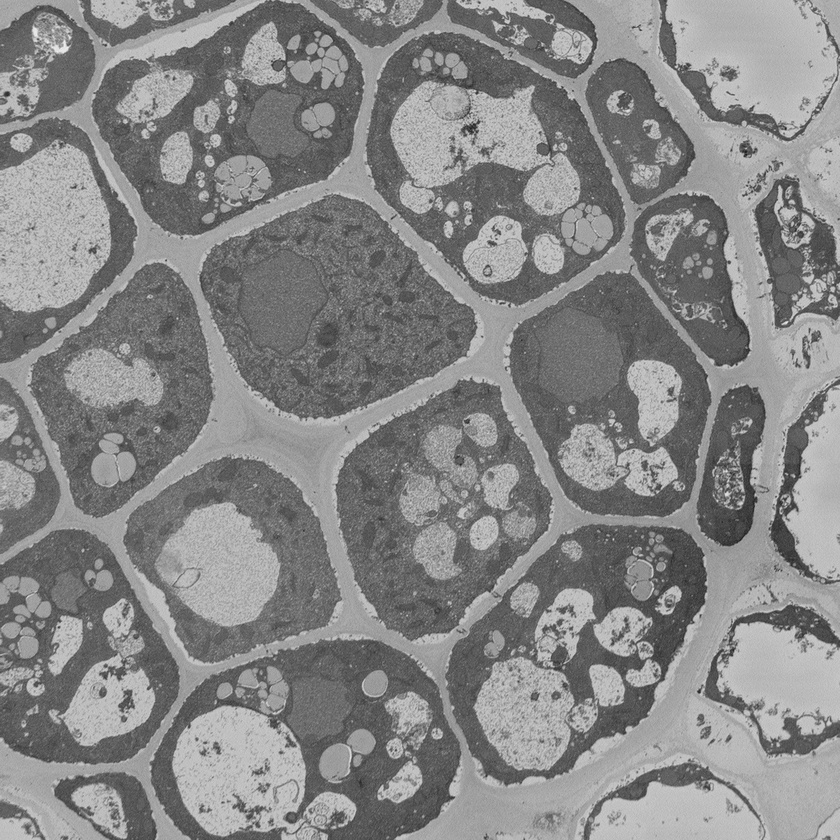
%> input picture papers/Advances Anatomy Embryology and Cell Biology/OpnameEMHR.jpg, 840 x 840 px, shrunk from 1000 x 1000 before the run
$ octave nicePoissonprent.m   (GNU Octave 9; MATLAB toolbox functions it lacks are replaced by stand-ins)
%> lines starting %> are read from the running program, lines starting %| are printed output that depends on the picture; in (x1, y1, x2, y2) boxes, pixels count from 0 and x2, y2 are one past the last pixel; in counts of white or black regions, pixels touching at a corner belong together; the program's own positions count from 1
x = double(imread('OpnameEMHR.jpg'));
%> x: size 840x840 double; min 30, max 240, mean 134.2; mean of the top-left, top-right, bottom-left and bottom-right quarters 127.8, 136, 131.9, 141.2

n = randn(size(x));
a=0.5;


for i=1:size(x,2)
    yg(:,i)=x(:,i)+sqrt((a*i).*mean(x(:,i))).*n(:,i); %128 is the average gray value
end;
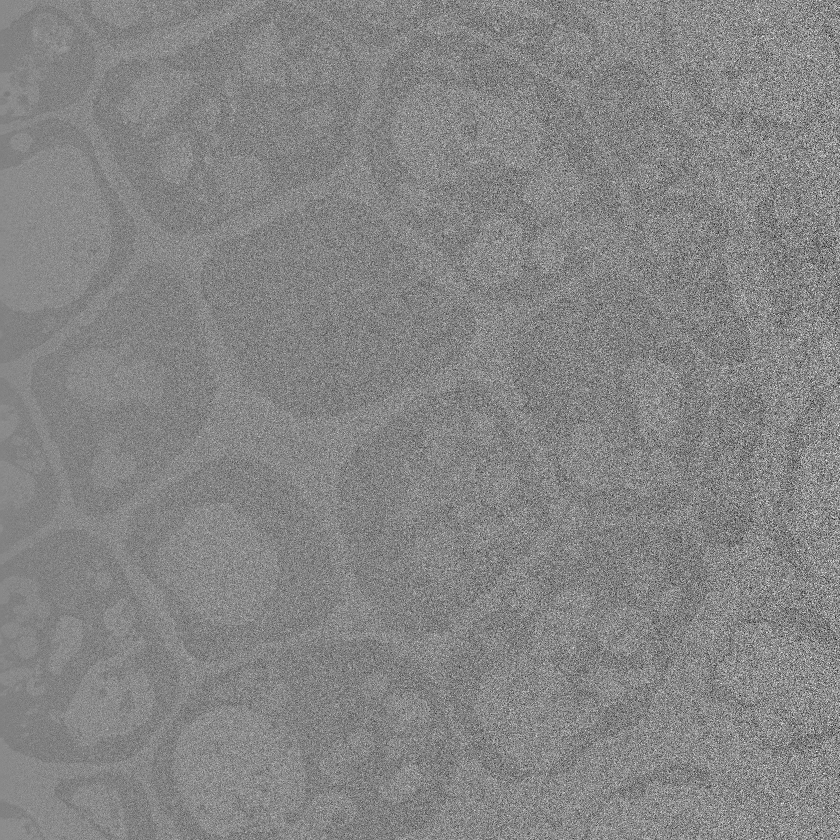
%> yg: size 840x840 double; min -1016.5, max 1178, mean 134.1; drawn with min black and max white
yg(yg<0)=0;
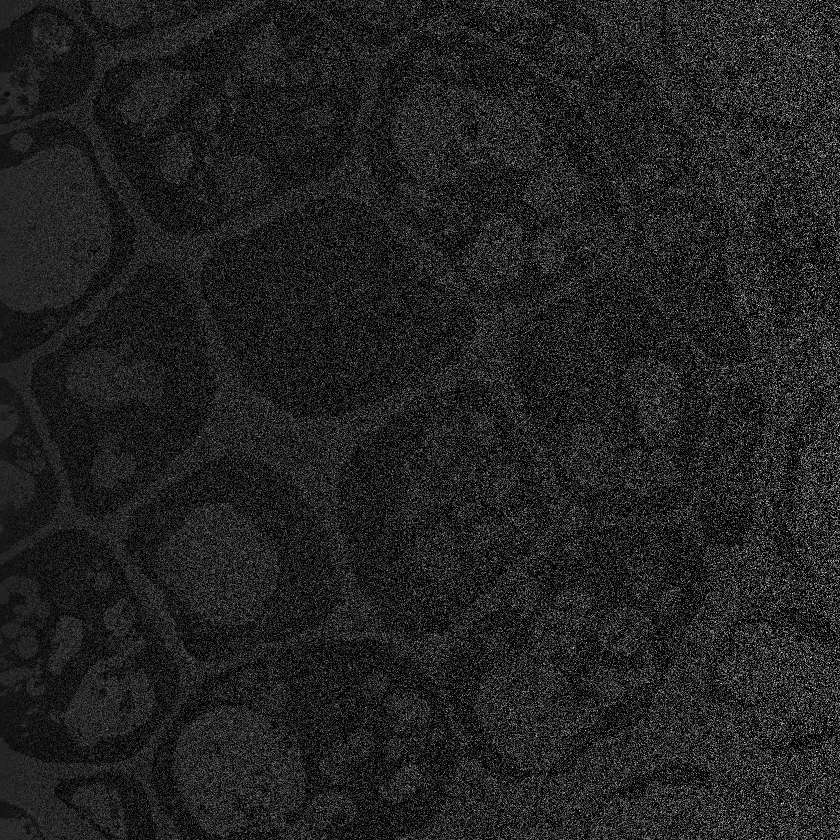
%> yg: size 840x840 double; 19.28% of pixels changed, all inside (x1, y1, x2, y2) = (15, 0, 840, 840); drawn with min black and max white
yg(yg>255)=255;
%imagesc(yg);colormap(gray);

for i=1:size(x,2)
    yp(:,i)=x(:,i)/(a*i);
end;
yp=poissrnd(yp);
for i=1:size(x,2)
    yp(:,i)=yp(:,i)*(a*i);
end;
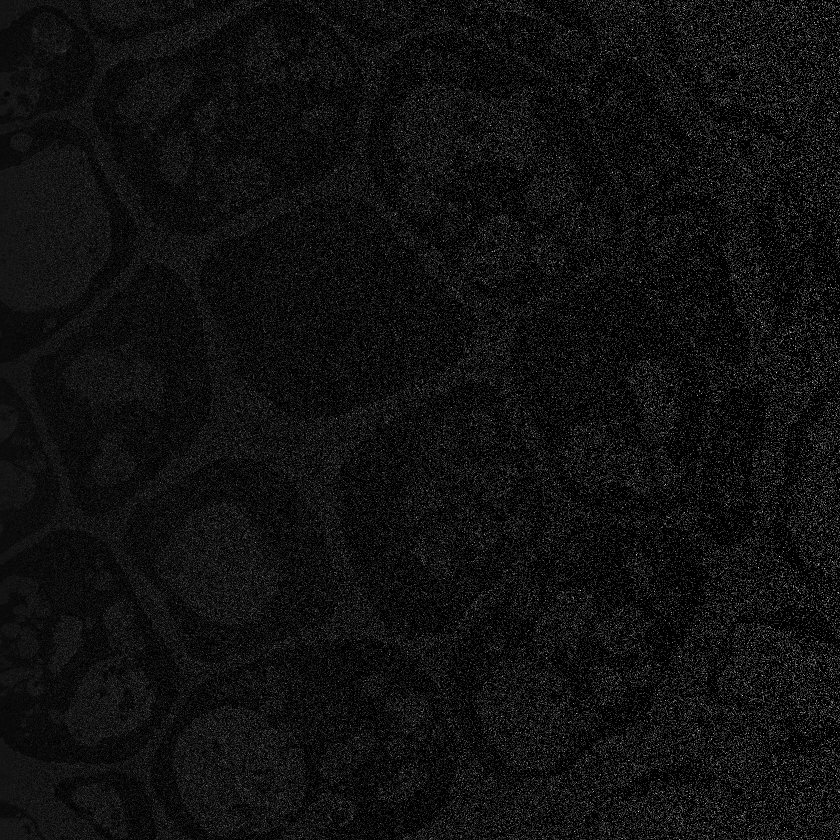
%> yp: size 840x840 double; min 0, max 2193, mean 133.9; drawn with min black and max white
yp(yp<0)=0;
yp(yp>255)=255;
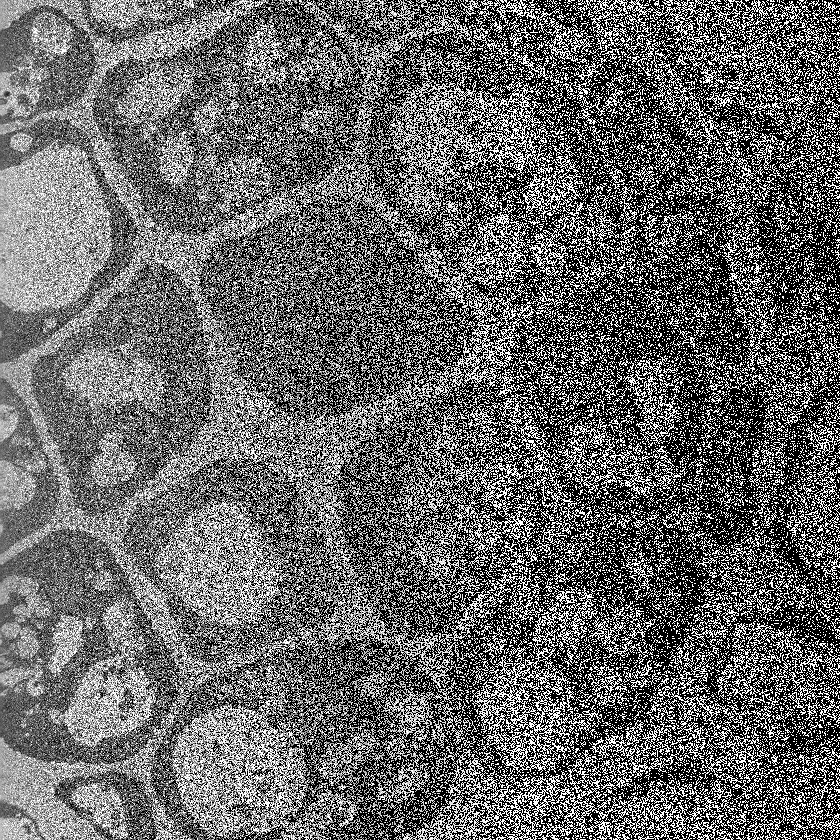
%> yp: size 840x840 double; min 0, max 255, mean 102.7
%figure;imagesc([yg(1:end/2,:);yp(end/2+1:end,:)]);colormap(gray);
output= [yg(1:end/2,:);yp(end/2+1:end,:)];
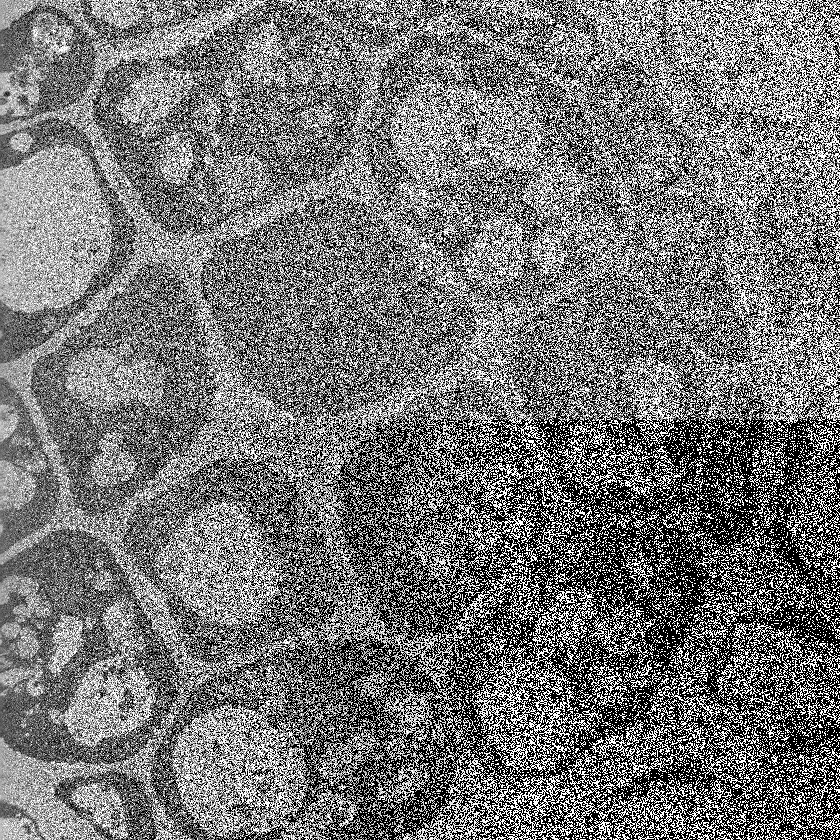
%> output: size 840x840 double; min 0, max 255, mean 117

for i=1:size(x,1)
    num_bits=9-(floor(((i-1)/2)/size(x,1)*8)+1)
    yq(i,:)=x(i,:);
    yq(i,yq(i,:)<128-2^(num_bits-1))=128-2^(num_bits-1);
    yq(i,yq(i,:)>128+2^(num_bits-1))=128+2^(num_bits-1);
    yq(i,:)=(yq(i,:)-128)*256/(2^(num_bits))+128;
end;
for i=1:size(x,2)
    num_bits=9-(floor((i-1)/size(x,2)*8)+1);
    num_intensities=2^num_bits;
    yq(:,i)=floor(yq(:,i)/255*(num_intensities-1))/(num_intensities-1)*255;
end;
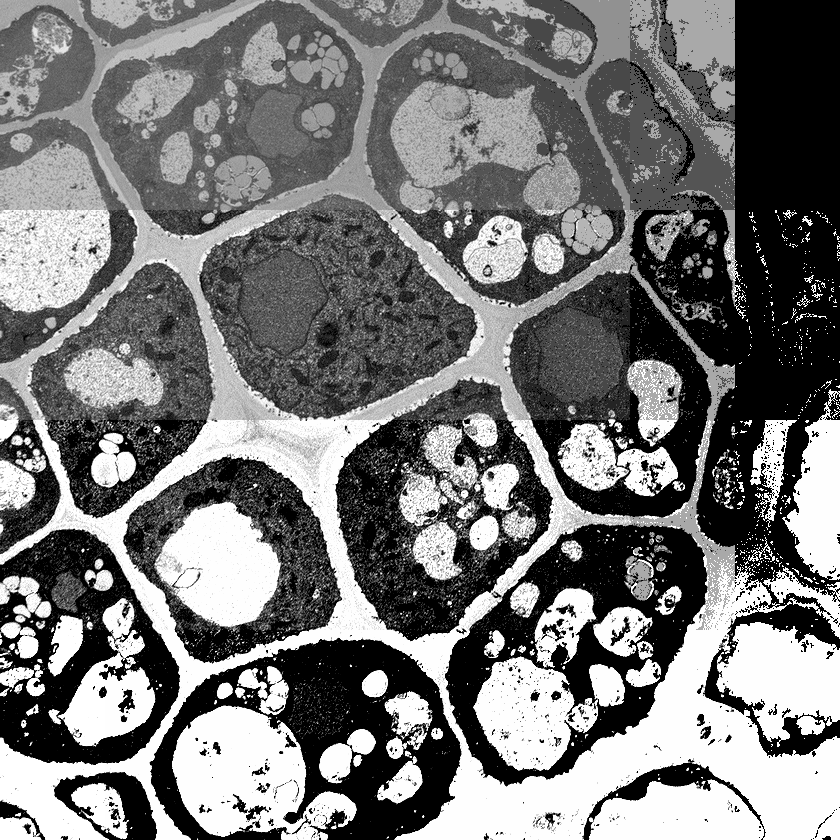
%> yq: size 840x840 double; min 0, max 256, mean 120; drawn with min black and max white
figure;imagesc(yq);colormap(gray);


% [17 lines of commented-out code are left out]
